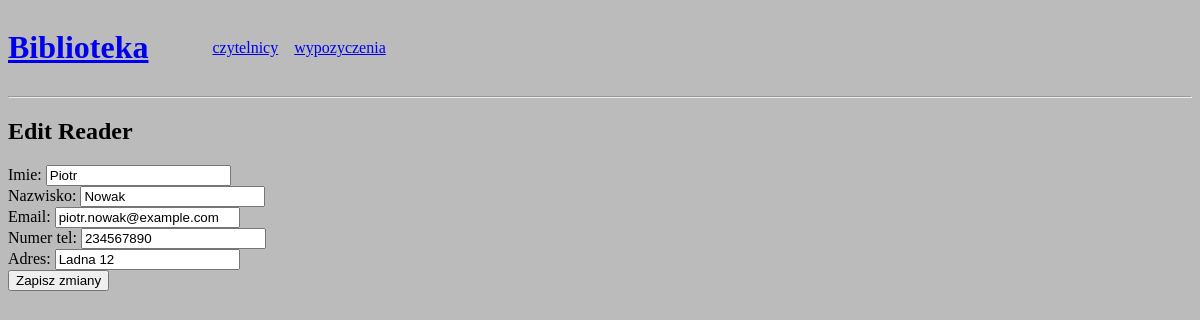
The page /pages/edit-reader.php?id=2 on the database its author committed.
### tables this page shows
CREATE TABLE czytelnicy (
  id INT AUTO_INCREMENT PRIMARY KEY,
  mail VARCHAR(255) NOT NULL UNIQUE,
  numer_tel VARCHAR(255) NOT NULL UNIQUE,
  adres VARCHAR(255) NOT NULL,
  imie VARCHAR(255) NOT NULL,
  nazwisko VARCHAR(255) NOT NULL,
  bilans SMALLINT NOT NULL DEFAULT 0
);

### pages/edit-reader.php (the view, shortened to what this page needs)
<!DOCTYPE html>
<html lang="en">
<head>
  <link rel="stylesheet" href="../style.css">
</head>
<body>
<?php
include("../components/header.php");
include("../db/connect.php");
if ($_SERVER["REQUEST_METHOD"] == "GET" && isset($_GET['id'])) {
    $id = $_GET['id'];
    $sql = "SELECT * FROM czytelnicy WHERE id = ?";
    $stmt = $conn->prepare($sql);
    $stmt->bind_param("i", $id);
    $stmt->execute();
    $result = $stmt->get_result();
    if ($result->num_rows == 1) {
        $row = $result->fetch_assoc();
?>
<h2>Edit Reader</h2>
<form action="../api/update-reader.php" method="post">
    <label for="imie">Imie:</label>
    <input type="text" id="imie" name="imie" value="<?php echo $row['imie']; ?>" required><br>
    <label for="nazwisko">Nazwisko:</label>
    <input type="text" id="nazwisko" name="nazwisko" value="<?php echo $row['nazwisko']; ?>" required><br>
    <label for="mail">Email:</label>
    <input type="email" id="mail" name="mail" value="<?php echo $row['mail']; ?>" required><br>
    <label for="numer_tel">Numer tel:</label>
    <input type="text" id="numer_tel" name="numer_tel" value="<?php echo $row['numer_tel']; ?>" required><br>
    <label for="adres">Adres:</label>
    <input type="text" id="adres" name="adres" value="<?php echo $row['adres']; ?>" required><br>
    <button type="submit">Zapisz zmiany</button>
</form>
<?php
    } else {
        echo "Czytelnik nie zostal znaleziony.";
    }
} else {
    echo "Nieprawidlowe dane.";
}
?>
</body>
</html>

### style.css (style rules this page uses)
body { background-color: #bbb; }

### rows shown on the page
czytelnicy: imie "Piotr", nazwisko "Nowak", mail "piotr.nowak@example.com", numer_tel "234567890", adres "Ladna 12"
